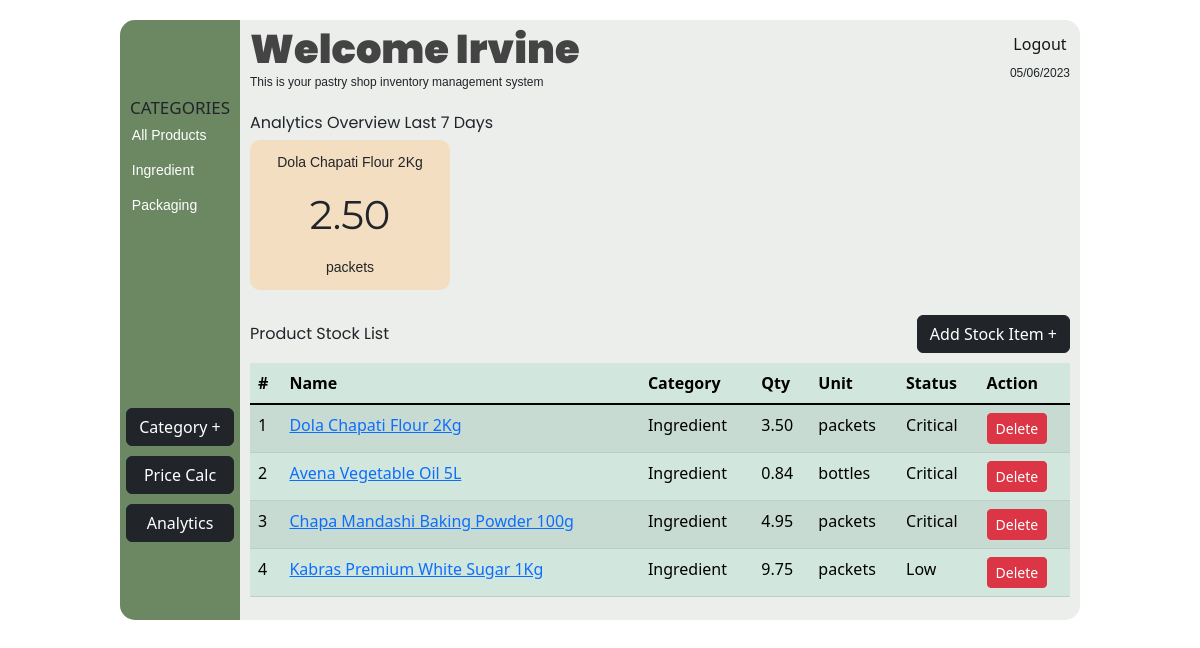
Before: /inventory (signed in) with the older database file.
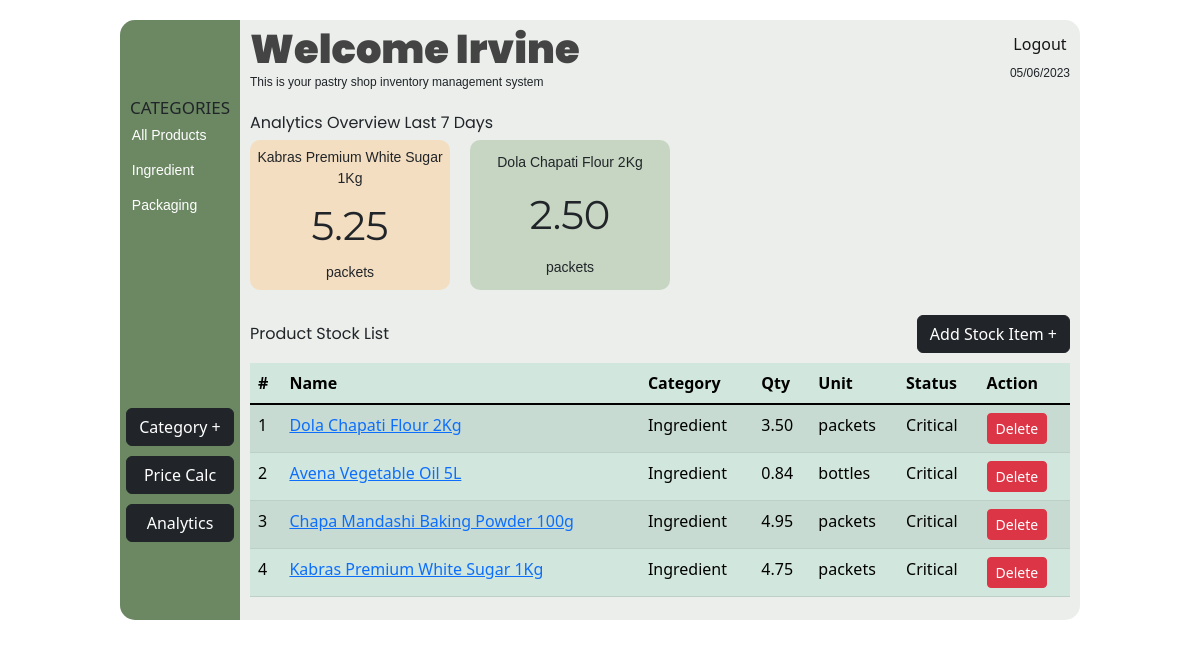
After: the same page with the newer database file.
### app.py (models this page shows, shortened)
class Product(db.Model):
    id = db.Column(db.Integer, primary_key=True)
    name = db.Column(db.String(100), nullable=False)
    description = db.Column(db.Text, nullable=False)
    price = db.Column(db.DECIMAL(precision=8, scale=2), nullable=False)
    quantity = db.Column(db.DECIMAL(precision=8, scale=2), default=0.0)
    image_id = db.Column(db.Integer, db.ForeignKey('image.id'), nullable=False)
    category_id = db.Column(db.Integer, db.ForeignKey('category.id'), nullable=False)
    user_id = db.Column(db.Integer, db.ForeignKey('user.id'), nullable=False)
    unit_of_measurement_id = db.Column(db.Integer, db.ForeignKey('unit_of_measurement.id'), nullable=False)
    unit_of_measurement = db.relationship('UnitOfMeasurement')

### app.py (the view)
@app.route('/inventory')
@login_required
def inventory():
    user_id = current_user.id
    units = UnitOfMeasurement.query.all()
    categories = Category.query.filter_by(user_id=user_id).all()
    products = Product.query.filter_by(user_id=user_id).all()
    start_date, end_date = get_past_week_dates()
    top_ingredient_ids = db.session.query(BakedProductIngredient.product_id, func.sum(BakedProductIngredient.quantity).label('total_quantity')) \
    .join(BakedProduct) \
    .filter(BakedProduct.date_baked.between(start_date, end_date)) \
    .group_by(BakedProductIngredient.product_id) \
    .order_by(func.sum(BakedProductIngredient.quantity).desc()) \
    .limit(4) \
    .subquery()
    top_ingredients = db.session.query(Product.name, top_ingredient_ids.c.total_quantity, UnitOfMeasurement.name) \
    .join(top_ingredient_ids, Product.id == top_ingredient_ids.c.product_id) \
    .join(UnitOfMeasurement, Product.unit_of_measurement_id == UnitOfMeasurement.id) \
    .filter(Product.user_id == user_id) \
    .all()
    top_ingredients_with_index = [(index + 1, ingredient) for index, ingredient in enumerate(top_ingredients)]
    app.jinja_env.globals['get_category_name'] = get_category_name
    return render_template('inventory.html', top_ingredients_with_index=top_ingredients_with_index, categories=categories, units=units,
                           username=current_user.username, current_date=datetime.datetime.now().strftime("%d/%m/%Y"),
                           get_unit_of_measurement_name=get_unit_of_measurement_name,
                           get_product_status=get_product_status,
                           get_category_name=get_category_name, products=products)

### app.py (called while the page is built)
@login_manager.user_loader
def load_user(user_id):
    return User.query.get(int(user_id))

def get_category_name(category_id):
        with app.app_context():
            user_id = current_user.id
            categories = Category.query.filter_by(user_id=user_id).all()
            category = next((cat for cat in categories if cat.id == category_id), None)
            return category.name if category else ""

def get_product_status(quantity):
    if quantity <= 0:
        return 'Out of Stock'
    elif quantity <= 5 and quantity > 0:
        return 'Critical'
    elif quantity <= 10 and quantity > 5:
        return 'Low'
    else:
        return 'In Stock'

def get_unit_of_measurement_name(unit_of_measurement_id):
    with app.app_context():
        unit_of_measurement = UnitOfMeasurement.query.get(unit_of_measurement_id)
        if unit_of_measurement:
            return unit_of_measurement.name
        return ''

def get_past_week_dates():
    end_date = datetime.datetime.now()
    start_date = end_date - datetime.timedelta(days=7)
    return start_date, end_date

### templates/inventory.html (shortened to what this page needs)
<!DOCTYPE html>
<html lang="en">
<head>
    <link rel="stylesheet" href="/static/styles/inventory.css">
    <link href="https://cdn.jsdelivr.net/npm/bootstrap@5.3.0-alpha3/dist/css/bootstrap.min.css" rel="stylesheet">
</head>
<body>
    <div id="container">
        <aside class="aside">
            <h5>CATEGORIES</h5>
            <ul id="categoryList">
              <li class="categories" id="-1">All Products</li>
                {% for category in categories %}
                  <li class="categories" id="{{ category.id }}">{{ category.name }}</li>
                {% endfor %}
              </ul>
            <div class="add-category">
                <input id="add-category" type="button" value="Category +" data-bs-toggle="offcanvas" data-bs-target="#offcanvasWithBothOptions" aria-controls="offcanvasWithBothOptions" class="btn btn-dark">
            </div>
            <a href="{{ url_for('bake') }}" class="btn btn-dark" id="calc-price" style="color: white;">Price Calc</a>
            <a href="{{ url_for('analytics') }}" class="btn btn-dark" id="detailedAnalytics" style="color: white;">Analytics</a>
        </aside>
        <main class="main">
            <header class="header">
                <div class="text">
                  <h1>Welcome {{ username }}</h1>
                  <p>This is your pastry shop inventory management system</p>
                </div>
                <div>
                    <div class="logout">
                        <a href="{{ url_for('logout') }}">Logout</a>
                    </div>
                    <div class="date">
                    {{ current_date }}
                    </div>
                </div>
              </header>
              <section id="overview">
                <div class="view_title">Analytics Overview Last 7 Days</div>
                <div class="overviews">
                  {% for index, ingredient in top_ingredients_with_index %}
                    <div class="item-{{ index }} overview">
                      <div>{{ ingredient[0] }}</div>
                      <div>{{ ingredient[1] }}</div>
                      <div>{{ ingredient[2] }}</div>
                    </div>
                  {% endfor %}
                </div>
            </section>
                <div class="stock">
                    <div class="stock-title">Product Stock List</div>
                    <div class="add-products btn btn-dark " data-bs-toggle="offcanvas" data-bs-target="#offcanvasWithBothOptionss" aria-controls="offcanvasWithBothOptions">Add Stock Item +</div>
                </div>
            <section id="stock-list">
                <table class="table table-success table-hover table-striped" id="product-table">
                    <thead class="sticky-top">
                      <tr>
                        <th scope="col">#</th>
                        <th scope="col">Name</th>
                        <th scope="col">Category</th>
                        <th scope="col">Qty</th>
                        <th scope="col">Unit</th>
                        <th scope="col">Status</th>
                        <th scope="col">Action</th>
                      </tr>
                    </thead>
                    <tbody class="table-group-divider" id="product-table-body">
                      {% for product in products %}
                      <tr scope="row">
                        <td>{{ loop.index }}</td>
                        <td><a href="{{ url_for('product_details', id=product.id) }}">{{ product.name }}</a></td>
                        <td>{{ get_category_name(product.category_id) }}</td>
                        <td>{{ product.quantity }}</td>
                        <td>{{ get_unit_of_measurement_name(product.unit_of_measurement_id) }}</td>
                        <td>{{ get_product_status(product.quantity) }}</td>
                        <td><a href="{{ url_for('delete_product', id=product.id) }}" class="btn btn-danger btn-sm delete-product">Delete</a></td>
                      </tr>
                      {% endfor %}
                    </tbody>
                  </table>
            </section>
        </main>
    </div>
</body>
</html>

Changed rows visible on the page:
changed Product "Kabras Premium White Sugar 1Kg": quantity "9.75" → "4.75"; quantity "Low" → "Critical"
Other visible differences:
new list line: "Kabras Premium White Sugar 1Kg 5.25 packets"
